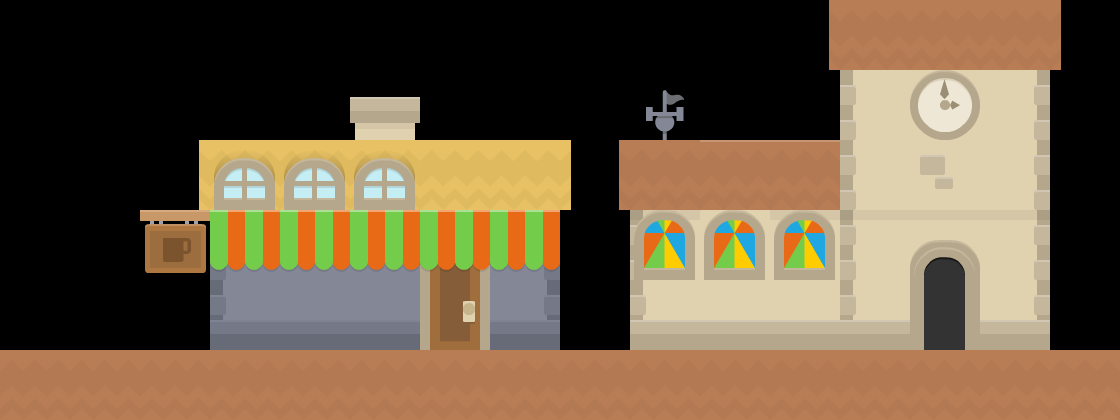

This game map was drawn from its Tiled (.tmx) file and the tilesets committed beside it. A one-line description and the full map source follow:
An orthogonal 16x6 tile map with 70x70 px tiles, 3 tile layers (background, decorations, door).

<map version="1.5" tiledversion="1.7.2" orientation="orthogonal" renderorder="right-down" width="16" height="6" tilewidth="70" tileheight="70" infinite="0" nextlayerid="4" nextobjectid="1">
 <editorsettings>
  <export target="../maps/fixTheClock.json" format="json" />
 </editorsettings>
 <tileset firstgid="1" name="platform" tilewidth="70" tileheight="70" tilecount="98" columns="14">
  <image source="building_spritesheet.png" width="980" height="490" />
 </tileset>
 <layer id="1" name="background" width="16" height="6">
  <data encoding="csv">
0,0,0,0,0,0,0,0,0,0,0,57,58,58,58,59,
0,0,0,0,0,0,0,0,0,0,0,0,1,2,3,0,
0,0,60,61,61,61,61,61,57,58,44,44,1,10,3,0,
0,0,0,18,24,24,14,20,0,15,10,16,15,16,17,0,
0,0,0,32,33,33,33,34,0,29,30,30,29,30,31,0,
58,58,58,58,58,58,58,58,58,58,58,58,58,58,58,58
</data>
 </layer>
 <layer id="2" name="decorations" width="16" height="6">
  <data encoding="csv">
0,0,0,0,0,0,0,0,0,0,0,0,0,0,0,0,
0,0,0,0,0,86,0,0,0,92,0,0,0,91,0,0,
0,0,0,54,54,54,0,0,62,0,0,0,0,0,0,0,
0,0,75,72,72,72,72,72,0,42,42,42,0,11,0,0,
0,0,0,0,0,0,28,0,0,0,0,0,0,25,0,0,
0,0,0,0,0,0,0,0,0,0,0,0,0,0,0,0
</data>
 </layer>
 <layer id="3" name="door" width="16" height="6">
  <data encoding="csv">
0,0,0,0,0,0,0,0,0,0,0,0,0,0,0,0,
0,0,0,0,0,0,0,0,0,0,0,0,0,0,0,0,
0,0,0,0,0,0,0,0,0,0,0,0,0,0,0,0,
0,0,0,0,0,0,0,0,0,0,0,0,0,69,0,0,
0,0,0,0,0,0,0,0,0,0,0,0,0,83,0,0,
0,0,0,0,0,0,0,0,0,0,0,0,0,0,0,0
</data>
 </layer>
</map>
